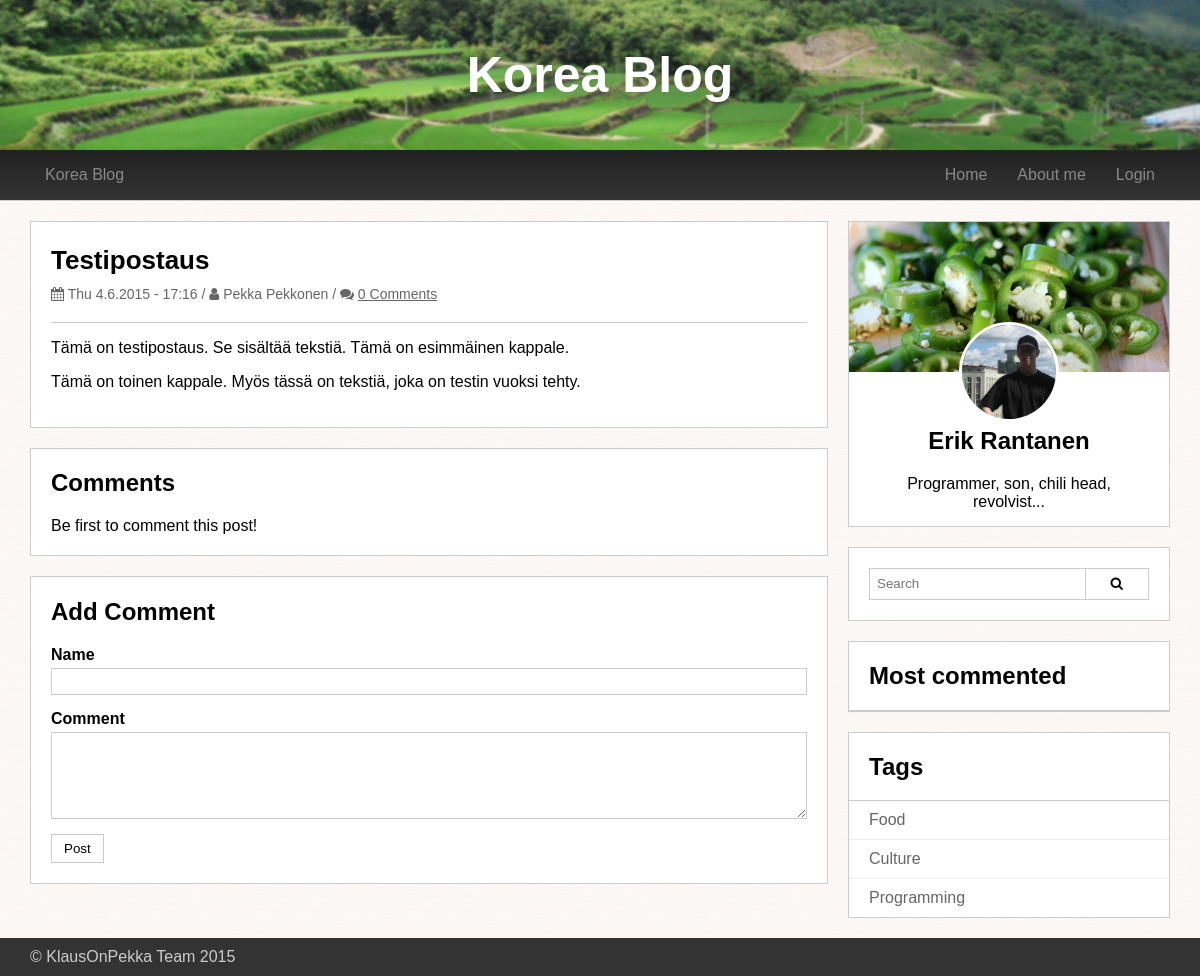
Before: /post.php?postId=1 with the older database file.
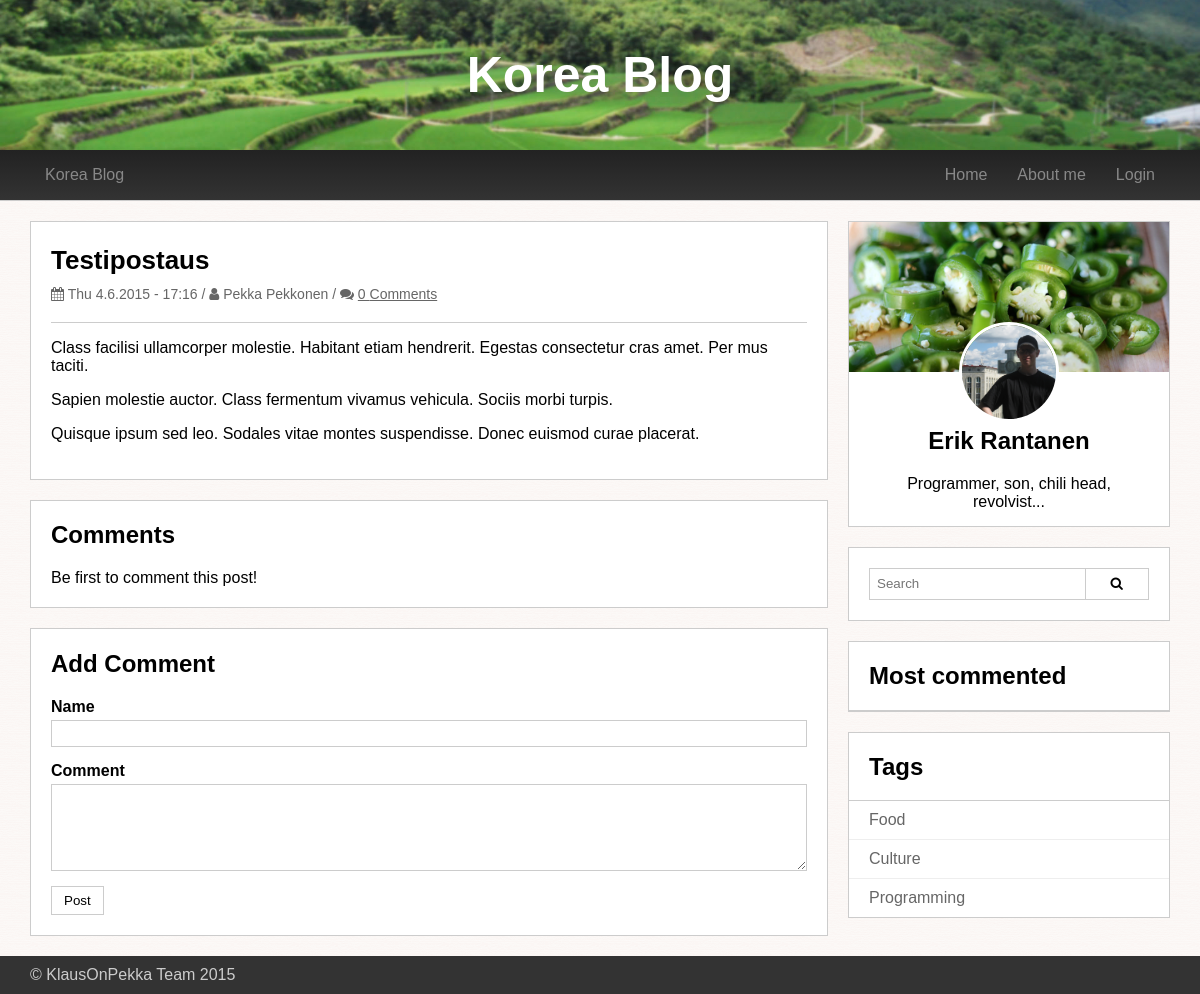
After: the same page with the newer database file.
### tables this page shows
CREATE TABLE post (
	postId int AUTO_INCREMENT,
	author varchar(100) NOT NULL,
	postDatetime datetime DEFAULT current_timestamp,
	title varchar(150) NOT NULL,
	content text NOT NULL,  
	imageLocation varchar(150),
	PRIMARY KEY (postId)
);

### post.php (the view, shortened to what this page needs)
<!DOCTYPE html>
<html>
	<head>
		<link rel="stylesheet" href="css/styles.css"/>
		<link rel="stylesheet" href="//maxcdn.bootstrapcdn.com/font-awesome/4.3.0/css/font-awesome.min.css">
	</head>
	<?php
	include_once('database.php');
	include_once('helpers.php');
	$sql = "SELECT * FROM post WHERE postId = :postId";
	$stmt = $handler->prepare($sql);
	$postId = isset($_GET['postId']) && !empty($_GET['postId']) ? (int)$_GET['postId'] : 0;
	$stmt->bindParam(':postId', $postId, PDO::PARAM_INT);
	$stmt->execute();
	$post = $stmt->fetch(PDO::FETCH_OBJ);
	?>
	<?php if(!empty($post)) :?>
	<body class="preload">
		<?php include_once('header.php'); ?>
		<div class="wrapper clearfix">
			<div class="main-content">
				<div class="single-post panel">
					<div class="panel-container">
						<h2><?php echo $post->title; ?></h2>
						<div class="post-meta">
							<?php printMetaInfo($post); ?>
						</div>
						<?php if(!empty($post->imageLocation)) : ?>
							<?php $picture = $post->imageLocation;?>
							<a href="<?php echo $picture; ?>">
								<img class="responsive-image" src="<?php echo $picture;?>">
							</a>
						<?php else : ?>
							<hr>
						<?php endif; ?>
						<?php echo createParagraphs($post->content); ?>
					</div>
				</div>
				<div id="comments" class="panel">
					<div class="panel-container">
						<h2>Comments</h2>
						<?php
						$counter = 0;
						echo $counter < 1 ? 'Be first to comment this post!' : ''; ?>
					</div>
				</div>
				<div id="add-comment" class="panel">
					<div class="panel-container">
						<h2>Add Comment</h2>
						<form action="submit_comment.php" method="post">
							<div class="form-row">
								<label for="comment-author">Name</label>
								<input type="text" id="comment-author" name="commentAuthor" value="<?php echo $_SESSION['fields']['commentAuthor']; ?>">
							</div>
							<div class="form-row">
								<label for="comment-content">Comment</label>
								<textarea id="comment-content" rows="5" name="commentContent"><?php echo $_SESSION['fields']['commentContent']; ?></textarea>
							</div>
							<input type="submit" value="Post" class="button">
						</form>
					</div>
				</div>
			</div>
			<?php include_once('sidebar.php'); ?>
		</div>
		<?php include_once('footer.php'); ?>
		<?php else : ?>
		<?php header('Location: index.php');?>
		<?php endif; ?>
	</body>
</html>

### helpers.php (shortened to what this page needs)
<?php
function formatDate($date) {
	return date('D j.n.Y \- H:i', strtotime($date));
}
function createParagraphs($text) {
	$text = preg_replace('~\r\n?~', "\n", $text);
	$text = '<p>' . str_replace( chr(10) . chr(10), '</p><p>', $text) . '</p>';
	return $text;
}
function commentCount($postId) {
	global $handler;
	$sql = "SELECT COUNT(*) AS commentCount FROM postcomment WHERE postId = :postId";
	$stmt = $handler->prepare($sql);
	$stmt->bindParam('postId', $postId, PDO::PARAM_INT);
	$stmt->execute();
	$count = $stmt->fetch(PDO::FETCH_OBJ)->commentCount;
	return $count;
}
function printMetaInfo($r) {
	echo '<i class="fa fa-calendar"></i>' . ' ';
	echo formatDate($r->postDatetime);
	echo ' / ' . '<i class="fa fa-user"></i>' . ' ';
	echo $r->author;
	echo ' / <i class="fa fa-comments"></i> ';
	echo '<a href="post.php?postId=' . $r->postId . '#comments">';
	echo commentCount($r->postId) . ' Comments';
	echo '</a>';
}
?>

Changed rows visible on the page:
changed post "Testipostaus": content "Tämä on testipostaus. Se sisältää tekstiä. Tämä on esimmäinen kappale. Tämä on toinen kappale. Myös tässä on tekstiä, joka on testin vuoksi tehty." → "Class facilisi ullamcorper molestie. Habitant etiam hendrerit. Egestas consectetur cras amet. Per mus taciti. Sapien molestie auctor. Class fermentum vivamus vehicula. Sociis morbi turpis. Quisque ipsum sed leo. Sodales vitae montes suspendisse. Donec euismod curae placerat."
